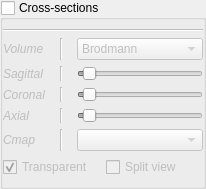
                <widget class="QGroupBox" name="grpSec">
                 <property name="title">
                  <string>Cross-sections</string>
                 </property>
                 <property name="checkable">
                  <bool>true</bool>
                 </property>
                 <property name="checked">
                  <bool>false</bool>
                 </property>
                 <layout class="QVBoxLayout" name="verticalLayout_19">
                  <property name="leftMargin">
                   <number>0</number>
                  </property>
                  <property name="topMargin">
                   <number>9</number>
                  </property>
                  <property name="rightMargin">
                   <number>0</number>
                  </property>
                  <property name="bottomMargin">
                   <number>9</number>
                  </property>
                  <item>
                   <widget class="Line" name="line_47">
                    <property name="minimumSize">
                     <size>
                      <width>200</width>
                      <height>0</height>
                     </size>
                    </property>
                    <property name="orientation">
                     <enum>Qt::Horizontal</enum>
                    </property>
                   </widget>
                  </item>
                  <item>
                   <layout class="QGridLayout" name="gridLayout_10">
                    <item row="2" column="0">
                     <widget class="QLabel" name="label_46">
                      <property name="font">
                       <font>
                        <italic>true</italic>
                       </font>
                      </property>
                      <property name="text">
                       <string>Coronal</string>
                      </property>
                     </widget>
                    </item>
                    <item row="3" column="1">
                     <widget class="Line" name="line_71">
                      <property name="minimumSize">
                       <size>
                        <width>20</width>
                        <height>0</height>
                       </size>
                      </property>
                      <property name="orientation">
                       <enum>Qt::Vertical</enum>
                      </property>
                     </widget>
                    </item>
                    <item row="0" column="1">
                     <widget class="Line" name="line_73">
                      <property name="minimumSize">
                       <size>
                        <width>20</width>
                        <height>0</height>
                       </size>
                      </property>
                      <property name="orientation">
                       <enum>Qt::Vertical</enum>
                      </property>
                     </widget>
                    </item>
                    <item row="2" column="2">
                     <widget class="QSlider" name="_csCoron">
                      <property name="minimum">
                       <number>-5</number>
                      </property>
                      <property name="orientation">
                       <enum>Qt::Horizontal</enum>
                      </property>
                     </widget>
                    </item>
                    <item row="3" column="0">
                     <widget class="QLabel" name="label_47">
                      <property name="font">
                       <font>
                        <italic>true</italic>
                       </font>
                      </property>
                      <property name="text">
                       <string>Axial</string>
                      </property>
                     </widget>
                    </item>
                    <item row="0" column="2">
                     <widget class="QComboBox" name="_csDiv">
                      <item>
                       <property name="text">
                        <string>Brodmann</string>
                       </property>
                      </item>
                      <item>
                       <property name="text">
                        <string>AAL</string>
                       </property>
                      </item>
                     </widget>
                    </item>
                    <item row="2" column="1">
                     <widget class="Line" name="line_69">
                      <property name="minimumSize">
                       <size>
                        <width>20</width>
                        <height>0</height>
                       </size>
                      </property>
                      <property name="orientation">
                       <enum>Qt::Vertical</enum>
                      </property>
                     </widget>
                    </item>
                    <item row="1" column="1">
                     <widget class="Line" name="line_48">
                      <property name="minimumSize">
                       <size>
                        <width>20</width>
                        <height>0</height>
                       </size>
                      </property>
                      <property name="orientation">
                       <enum>Qt::Vertical</enum>
                      </property>
                     </widget>
                    </item>
                    <item row="1" column="2">
                     <widget class="QSlider" name="_csSagit">
                      <property name="minimum">
                       <number>-5</number>
                      </property>
                      <property name="orientation">
                       <enum>Qt::Horizontal</enum>
                      </property>
                      <property name="invertedAppearance">
                       <bool>false</bool>
                      </property>
                      <property name="invertedControls">
                       <bool>false</bool>
                      </property>
                     </widget>
                    </item>
                    <item row="4" column="1">
                     <widget class="Line" name="line_87">
                      <property name="minimumSize">
                       <size>
                        <width>20</width>
                        <height>0</height>
                       </size>
                      </property>
                      <property name="orientation">
                       <enum>Qt::Vertical</enum>
                      </property>
                     </widget>
                    </item>
                    <item row="4" column="2">
                     <widget class="QComboBox" name="_csCmap"/>
                    </item>
                    <item row="3" column="2">
                     <widget class="QSlider" name="_csAxial">
                      <property name="minimum">
                       <number>-5</number>
                      </property>
                      <property name="orientation">
                       <enum>Qt::Horizontal</enum>
                      </property>
                     </widget>
                    </item>
                    <item row="4" column="0">
                     <widget class="QLabel" name="label_59">
                      <property name="font">
                       <font>
                        <italic>true</italic>
                       </font>
                      </property>
                      <property name="text">
                       <string>Cmap</string>
                      </property>
                     </widget>
                    </item>
                    <item row="1" column="0">
                     <widget class="QLabel" name="label_44">
                      <property name="font">
                       <font>
                        <italic>true</italic>
                       </font>
                      </property>
                      <property name="text">
                       <string>Sagittal</string>
                      </property>
                     </widget>
                    </item>
                    <item row="0" column="0">
                     <widget class="QLabel" name="label_49">
                      <property name="font">
                       <font>
                        <italic>true</italic>
                       </font>
                      </property>
                      <property name="text">
                       <string>Volume</string>
                      </property>
                     </widget>
                    </item>
                    <item row="5" column="0" colspan="3">
                     <widget class="QWidget" name="widget_5" native="true">
                      <layout class="QHBoxLayout" name="horizontalLayout_15">
                       <property name="margin">
                        <number>0</number>
                       </property>
                       <item>
                        <widget class="QCheckBox" name="_csTransp">
                         <property name="text">
                          <string>Transparent</string>
                         </property>
                         <property name="checked">
                          <bool>true</bool>
                         </property>
                        </widget>
                       </item>
                       <item>
                        <widget class="QCheckBox" name="_csSplit">
                         <property name="text">
                          <string>Split view</string>
                         </property>
                        </widget>
                       </item>
                      </layout>
                     </widget>
                    </item>
                   </layout>
                  </item>
                 </layout>
                </widget>
